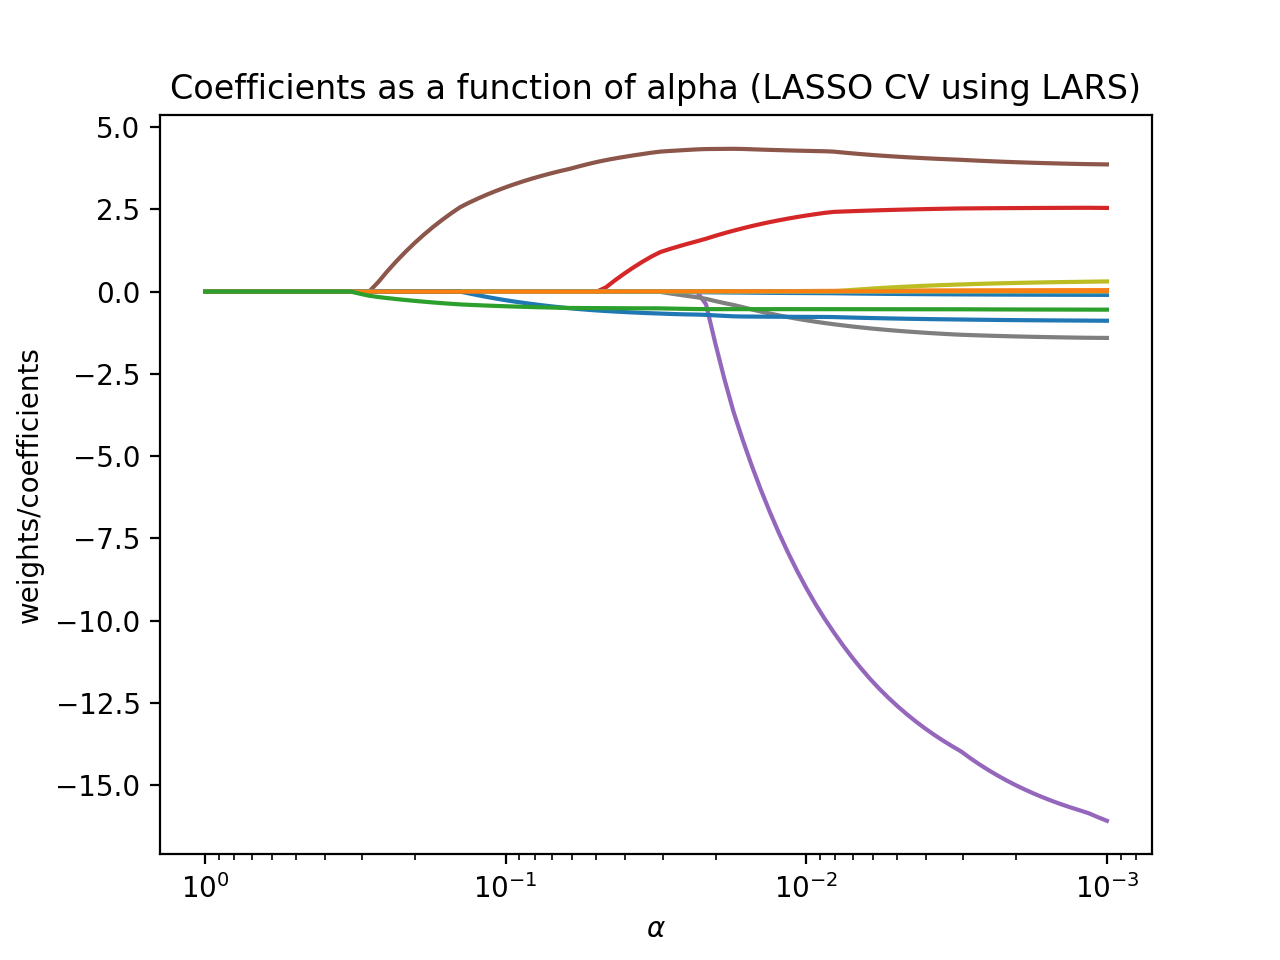

The Python source for this figure:
# This script provides:
# A LASSO (Linear Absolute Shrinkage Selection Operator ) regression

# 1) Lasso with a pred-determined alpha
# 2) Lasso with cross validation using LARS (select the best alpha/ hyperparameter tuning)
# 3) Visualization - Plot Lasso coefficients as function of the regularization(alpha)

import time

import numpy as np
from sklearn import linear_model, datasets
import matplotlib.pyplot as plt

from sklearn.metrics import mean_squared_error

# Boston housing dataset 506 rows, 14 columns
boston_X, boston_Y = datasets.load_boston(return_X_y=True)

# number of obs in test set, the last ____ rows
test_num = 106

# split training set and test set
boston_X_train = boston_X[:-test_num, :]
boston_Y_train = boston_Y[:-test_num]

boston_X_test = boston_X[-test_num:, :]
boston_Y_test = boston_Y[-test_num:]

# lasso regression   alpha determined
lasso_reg = linear_model.Lasso(alpha=0.1, normalize=True)
lasso_reg.fit(boston_X_train, boston_Y_train)

boston_Y_pred = lasso_reg.predict(boston_X_test)

mse = mean_squared_error(boston_Y_pred, boston_Y_test)

# Mean Square Error
print('the mse of the LASSO regression is %f' % mse)


# cross validation using LARS
# NOTE：It's necessary to normalize features for LASSO/Ridge
# linear_model does normalization by default

# timing the training process
start_time=time.time()
lasso_lars_cv = linear_model.LassoLarsCV(cv=10, normalize=True).fit(boston_X_train, boston_Y_train)
end_time=time.time()
training_time = end_time-start_time
boston_Y_pred_cv = lasso_lars_cv.predict(boston_X_test)

mse_cv = mean_squared_error(boston_Y_pred_cv, boston_Y_test)

print('the mse of the LASSO Cv regression is %f, training time %f' % (mse_cv , training_time))

alpha_aic = lasso_lars_cv.alpha_
# plot
# print alphas to see the range  (1e-2,3e-1)
print(lasso_lars_cv.alphas_)

# alpha candidates from [1e-2,1e+2]
alphas = np.logspace(-3, 0, 100)
coefs = []
for a in alphas:
    lasso_reg = linear_model.Lasso(alpha=a, normalize=True)
    lasso_reg.fit(boston_X_train,boston_Y_train)
    coefs.append(lasso_reg.coef_)

# plot
plt.figure()
ax =plt.gca()
ax.plot(alphas, coefs)
ax.set_xscale('log')
# reverse the axis- the larger the penalty the fewer coefficients are left
ax.set_xlim(ax.get_xlim()[::-1])
plt.xlabel(r'$\alpha$')
plt.ylabel('weights/coefficients')
plt.title('Coefficients as a function of alpha (LASSO CV using LARS)')
